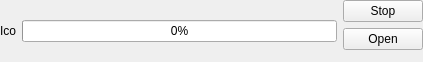
<?xml version="1.0" encoding="UTF-8"?>
<ui version="4.0">
 <class>DownloadItem</class>
 <widget class="QWidget" name="DownloadItem">
  <property name="geometry">
   <rect>
    <x>0</x>
    <y>0</y>
    <width>423</width>
    <height>61</height>
   </rect>
  </property>
  <property name="windowTitle">
   <string>Form</string>
  </property>
  <layout class="QHBoxLayout" name="horizontalLayout">
   <property name="margin">
    <number>0</number>
   </property>
   <item>
    <widget class="QLabel" name="fileIcon">
     <property name="sizePolicy">
      <sizepolicy hsizetype="Minimum" vsizetype="Minimum">
       <horstretch>0</horstretch>
       <verstretch>0</verstretch>
      </sizepolicy>
     </property>
     <property name="text">
      <string>Ico</string>
     </property>
    </widget>
   </item>
   <item>
    <layout class="QVBoxLayout" name="verticalLayout_2">
     <item>
      <widget class="QLabel" name="fileNameLabel">
       <property name="text">
        <string/>
       </property>
      </widget>
     </item>
     <item>
      <widget class="QProgressBar" name="progressBar">
       <property name="value">
        <number>0</number>
       </property>
      </widget>
     </item>
     <item>
      <widget class="QLabel" name="downloadInfoLabel">
       <property name="text">
        <string/>
       </property>
      </widget>
     </item>
    </layout>
   </item>
   <item>
    <layout class="QVBoxLayout" name="verticalLayout">
     <item>
      <widget class="QPushButton" name="stopButton">
       <property name="text">
        <string>Stop</string>
       </property>
      </widget>
     </item>
     <item>
      <widget class="QPushButton" name="openButton">
       <property name="text">
        <string>Open</string>
       </property>
      </widget>
     </item>
     <item>
      <spacer name="verticalSpacer_2">
       <property name="orientation">
        <enum>Qt::Vertical</enum>
       </property>
       <property name="sizeHint" stdset="0">
        <size>
         <width>17</width>
         <height>5</height>
        </size>
       </property>
      </spacer>
     </item>
    </layout>
   </item>
  </layout>
 </widget>
 <resources/>
 <connections/>
</ui>
